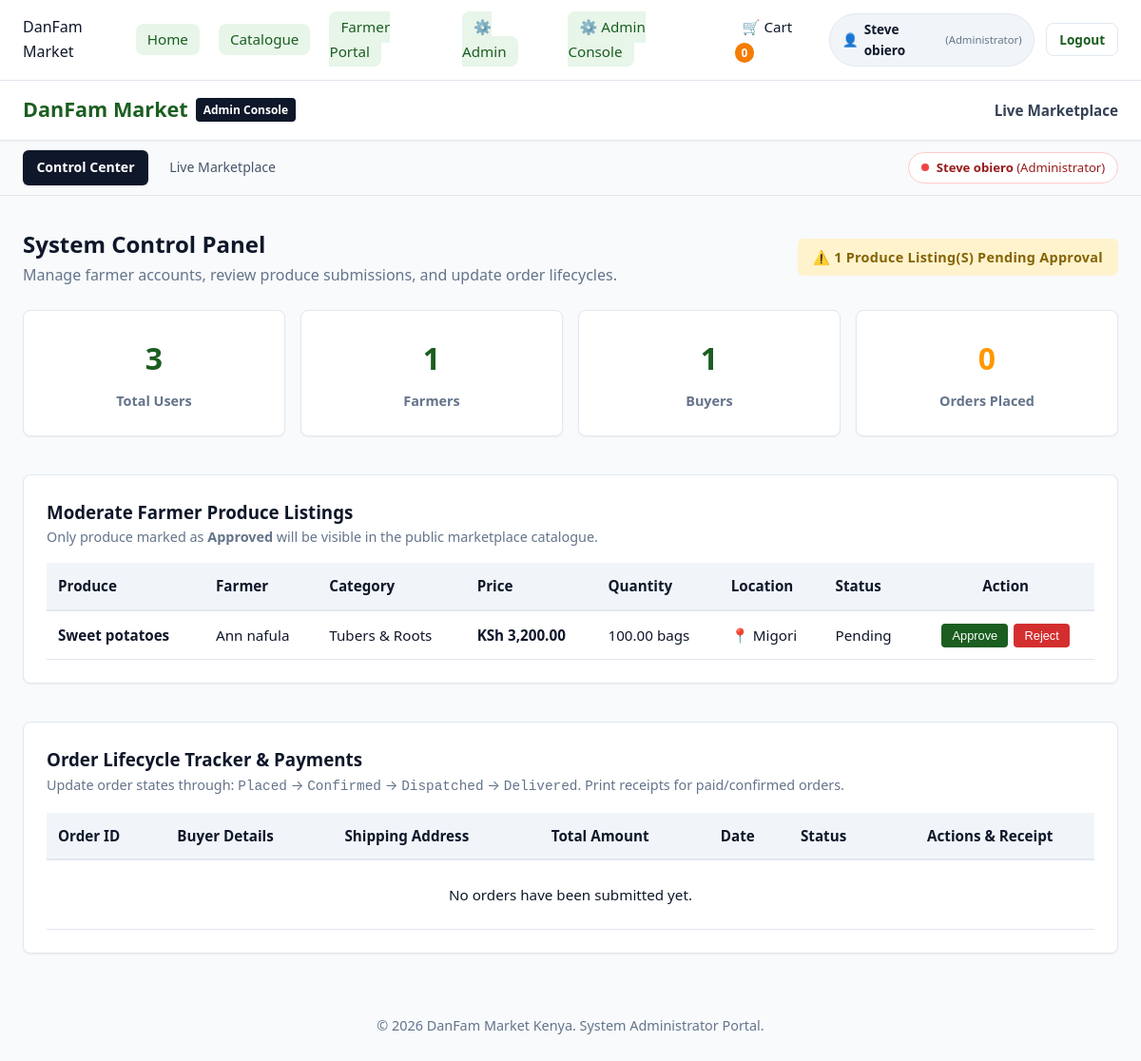
Page /admin_dashboard.php (signed in) on the committed database.
### tables this page shows
CREATE TABLE `produce` (
  `produce_id` int(11) NOT NULL,
  `farmer_id` int(11) NOT NULL,
  `category_id` int(11) NOT NULL,
  `produce_name` varchar(100) NOT NULL,
  `description` text DEFAULT NULL,
  `price_per_unit` decimal(10,2) NOT NULL,
  `unit` varchar(30) NOT NULL,
  `quantity_available` decimal(10,2) NOT NULL DEFAULT 0.00,
  `photo_url` varchar(255) DEFAULT NULL,
  `location` varchar(150) NOT NULL,
  `status` enum('Pending','Approved','Rejected') DEFAULT 'Pending',
  `created_at` timestamp NOT NULL DEFAULT current_timestamp()
);

CREATE TABLE `users` (
  `user_id` int(11) NOT NULL,
  `username` varchar(50) NOT NULL,
  `email` varchar(100) NOT NULL,
  `password_hash` varchar(255) NOT NULL,
  `full_name` varchar(100) NOT NULL,
  `phone` varchar(20) DEFAULT NULL,
  `role` enum('Farmer','Buyer','Administrator') NOT NULL,
  `is_approved` tinyint(1) DEFAULT 0,
  `created_at` timestamp NOT NULL DEFAULT current_timestamp()
);

CREATE TABLE `categories` (
  `category_id` int(11) NOT NULL,
  `category_name` varchar(100) NOT NULL,
  `description` text DEFAULT NULL,
  `created_at` timestamp NOT NULL DEFAULT current_timestamp()
);

### admin_dashboard.php (the view, shortened to what this page needs)
<?php
include 'header.php';
$total_users      = $pdo->query("SELECT COUNT(*) FROM users")->fetchColumn();
$total_farmers    = $pdo->query("SELECT COUNT(*) FROM users WHERE role = 'Farmer'")->fetchColumn();
$total_buyers     = $pdo->query("SELECT COUNT(*) FROM users WHERE role = 'Buyer'")->fetchColumn();
$total_orders     = $pdo->query("SELECT COUNT(*) FROM orders")->fetchColumn();
$pending_listings = $pdo->query("SELECT COUNT(*) FROM produce WHERE status = 'Pending'")->fetchColumn();
$produce_stmt = $pdo->query("
    SELECT p.produce_id AS id, p.produce_name AS name, p.price_per_unit AS price,
           p.quantity_available AS quantity, p.unit, p.location, p.status,
           c.category_name, u.full_name AS farmer_name
    FROM produce p
    JOIN categories c ON p.category_id = c.category_id
    JOIN users u ON p.farmer_id = u.user_id
    ORDER BY p.produce_id DESC
");
$all_produce = $produce_stmt->fetchAll(PDO::FETCH_ASSOC);
$orders_stmt = $pdo->query("
    SELECT o.order_id AS id,
           o.total_amount,
           o.order_status AS status,
           o.shipping_address,
           o.order_date AS created_at,
           COALESCE(u.full_name, CONCAT('Buyer #', o.buyer_id)) AS buyer_name,
           COALESCE(u.email, '') AS buyer_email
    FROM orders o
    LEFT JOIN users u ON o.buyer_id = u.user_id
    ORDER BY o.order_id DESC
");
$all_orders = $orders_stmt->fetchAll(PDO::FETCH_ASSOC);
?>
<!DOCTYPE html>
<html lang="en">
<head>
    <link rel="stylesheet" href="style.css">
</head>
<body>
<header style="background: #ffffff; border-bottom: 1px solid #e2e8f0; position: sticky; top: 0; z-index: 1000; box-shadow: 0 1px 3px rgba(0,0,0,0.05);">
    <div style="max-width: 1200px; margin: 0 auto; padding: 0.85rem 1.5rem; display: flex; justify-content: space-between; align-items: center;">
        <a href="index.php" style="font-size: 1.35rem; font-weight: 800; color: #1b5e20; text-decoration: none; display: flex; align-items: center; gap: 8px;">
             DanFam Market
            <span style="font-size: 0.75rem; background: #0f172a; color: #ffffff; padding: 3px 8px; border-radius: 4px; font-weight: 600;">Admin Console</span>
        </a>
        <nav style="display: flex; align-items: center; gap: 1.25rem;">
            <a href="catalogue.php" style="color: #334155; font-weight: 600; text-decoration: none; font-size: 0.95rem;">Live Marketplace</a>
        </nav>
    </div>
</header>
<section class="sub-header-banner" style="background: #f8fafc; border-bottom: 1px solid #e2e8f0; padding: 0.65rem 0;">
    <div class="sub-header-wrapper" style="max-width: 1200px; margin: 0 auto; padding: 0 1.5rem; display: flex; justify-content: space-between; align-items: center; flex-wrap: wrap; gap: 1rem;">
        <nav style="display: flex; gap: 0.5rem; align-items: center;">
            <a href="admin_dashboard.php" style="padding: 0.45rem 0.9rem; border-radius: 6px; background: #0f172a; color: #ffffff; font-weight: 600; font-size: 0.88rem; text-decoration: none; box-shadow: 0 1px 2px rgba(0,0,0,0.1);">
                Control Center
            </a>
            <a href="catalogue.php" style="padding: 0.45rem 0.9rem; border-radius: 6px; color: #475569; font-weight: 500; font-size: 0.88rem; text-decoration: none;">
                Live Marketplace
            </a>
        </nav>
        <div style="display: flex; align-items: center; gap: 0.85rem;">
            <div style="display: inline-flex; align-items: center; gap: 8px; background: #ffffff; border: 1px solid #fecaca; padding: 0.3rem 0.8rem; border-radius: 50px; font-size: 0.82rem; color: #991b1b;">
                <span style="width: 8px; height: 8px; border-radius: 50%; background: #ef4444;"></span>
                <span><strong><?= htmlspecialchars($_SESSION['user_name'] ?? 'System Admin') ?></strong> (Administrator)</span>
            </div>
        </div>
    </div>
</section>
    <div class="container" style="max-width: 1200px; margin: 2rem auto; padding: 0 1.5rem;">
        <div style="display: flex; justify-content: space-between; align-items: center; flex-wrap: wrap; margin-bottom: 1.5rem;">
            <div>
                <h2>System Control Panel</h2>
                <p style="color: #64748b;">Manage farmer accounts, review produce submissions, and update order lifecycles.</p>
            </div>
            <?php if ($pending_listings > 0): ?>
                <span class="badge badge-pending" style="font-size: 0.9rem; padding: 0.5rem 1rem; background: #fff3cd; color: #856404; border-radius: 6px;">
                    ⚠️ <?= $pending_listings ?> Produce Listing(s) Pending Approval
                </span>
            <?php endif; ?>
        </div>
        <div style="display: grid; grid-template-columns: repeat(auto-fit, minmax(180px, 1fr)); gap: 1rem; margin-bottom: 2.5rem;">
            <div class="card card-body" style="background: white; padding: 1.5rem; border-radius: 8px; border: 1px solid #e2e8f0; text-align: center;">
                <h3 style="color: #1b5e20; font-size: 2rem; margin: 0;"><?= $total_users ?></h3>
                <p style="color: #64748b; font-size: 0.9rem; font-weight: 600; margin-top: 0.5rem;">Total Users</p>
            </div>
            <div class="card card-body" style="background: white; padding: 1.5rem; border-radius: 8px; border: 1px solid #e2e8f0; text-align: center;">
                <h3 style="color: #1b5e20; font-size: 2rem; margin: 0;"><?= $total_farmers ?></h3>
                <p style="color: #64748b; font-size: 0.9rem; font-weight: 600; margin-top: 0.5rem;">Farmers</p>
            </div>
            <div class="card card-body" style="background: white; padding: 1.5rem; border-radius: 8px; border: 1px solid #e2e8f0; text-align: center;">
                <h3 style="color: #1b5e20; font-size: 2rem; margin: 0;"><?= $total_buyers ?></h3>
                <p style="color: #64748b; font-size: 0.9rem; font-weight: 600; margin-top: 0.5rem;">Buyers</p>
            </div>
            <div class="card card-body" style="background: white; padding: 1.5rem; border-radius: 8px; border: 1px solid #e2e8f0; text-align: center;">
                <h3 style="color: #ff9800; font-size: 2rem; margin: 0;"><?= $total_orders ?></h3>
                <p style="color: #64748b; font-size: 0.9rem; font-weight: 600; margin-top: 0.5rem;">Orders Placed</p>
            </div>
        </div>
        <div class="card card-body" style="background: white; padding: 1.5rem; border-radius: 8px; border: 1px solid #e2e8f0; margin-bottom: 2.5rem;">
            <h3>Moderate Farmer Produce Listings</h3>
            <p style="color: #64748b; font-size: 0.9rem; margin-bottom: 1rem;">Only produce marked as <strong>Approved</strong> will be visible in the public marketplace catalogue.</p>
            <div class="table-responsive">
                <table style="width: 100%; border-collapse: collapse;">
                    <thead>
                        <tr style="border-bottom: 2px solid #e2e8f0; text-align: left;">
                            <th style="padding: 0.75rem;">Produce</th>
                            <th style="padding: 0.75rem;">Farmer</th>
                            <th style="padding: 0.75rem;">Category</th>
                            <th style="padding: 0.75rem;">Price</th>
                            <th style="padding: 0.75rem;">Quantity</th>
                            <th style="padding: 0.75rem;">Location</th>
                            <th style="padding: 0.75rem;">Status</th>
                            <th style="padding: 0.75rem; text-align: center;">Action</th>
                        </tr>
                    </thead>
                    <tbody>
                        <?php if (empty($all_produce)): ?>
                            <tr><td colspan="8" style="text-align:center; padding: 1.5rem;">No produce listings recorded yet.</td></tr>
                        <?php else: ?>
                            <?php foreach ($all_produce as $p): ?>
                                <tr style="border-bottom: 1px solid #e2e8f0;">
                                    <td style="padding: 0.75rem;"><strong style="color: #0f172a;"><?= htmlspecialchars($p['name']) ?></strong></td>
                                    <td style="padding: 0.75rem;"><?= htmlspecialchars($p['farmer_name']) ?></td>
                                    <td style="padding: 0.75rem;"><?= htmlspecialchars($p['category_name']) ?></td>
                                    <td style="padding: 0.75rem;"><strong>KSh <?= number_format((float)$p['price'], 2) ?></strong></td>
                                    <td style="padding: 0.75rem;"><?= $p['quantity'] ?> <?= htmlspecialchars($p['unit']) ?></td>
                                    <td style="padding: 0.75rem;">📍 <?= htmlspecialchars($p['location']) ?></td>
                                    <td style="padding: 0.75rem;"><?= htmlspecialchars($p['status']) ?></td>
                                    <td style="padding: 0.75rem; text-align: center;">
                                        <div style="display: inline-flex; gap: 6px;">
                                            <?php if ($p['status'] !== 'Approved'): ?>
                                                <form action="process.php" method="POST" style="display: inline;">
                                                    <button type="submit" style="padding: 0.3rem 0.7rem; font-size: 0.8rem; background: #1b5e20; color: white; border: none; border-radius: 4px; cursor: pointer;">Approve</button>
                                                </form>
                                            <?php endif; ?>
                                            <?php if ($p['status'] !== 'Rejected'): ?>
                                                <form action="process.php" method="POST" style="display: inline;" onsubmit="return confirm('Are you sure you want to reject this produce listing?');">
                                                    <button type="submit" style="padding: 0.3rem 0.7rem; font-size: 0.8rem; background: #d32f2f; color: white; border: none; border-radius: 4px; cursor: pointer;">Reject</button>
                                                </form>
                                            <?php endif; ?>
                                        </div>
                                    </td>
                                </tr>
                            <?php endforeach; ?>
                        <?php endif; ?>
                    </tbody>
                </table>
            </div>
        </div>
        <div class="card card-body" style="background: white; padding: 1.5rem; border-radius: 8px; border: 1px solid #e2e8f0;">
            <h3>Order Lifecycle Tracker & Payments</h3>
            <p style="color: #64748b; font-size: 0.9rem; margin-bottom: 1rem;">Update order states through: <code>Placed</code> &rarr; <code>Confirmed</code> &rarr; <code>Dispatched</code> &rarr; <code>Delivered</code>. Print receipts for paid/confirmed orders.</p>
            <div class="table-responsive">
                <table style="width: 100%; border-collapse: collapse;">
                    <thead>
                        <tr style="border-bottom: 2px solid #e2e8f0; text-align: left;">
                            <th style="padding: 0.75rem;">Order ID</th>
                            <th style="padding: 0.75rem;">Buyer Details</th>
                            <th style="padding: 0.75rem;">Shipping Address</th>
                            <th style="padding: 0.75rem;">Total Amount</th>
                            <th style="padding: 0.75rem;">Date</th>
                            <th style="padding: 0.75rem;">Status</th>
                            <th style="padding: 0.75rem; text-align: center;">Actions & Receipt</th>
                        </tr>
                    </thead>
                    <tbody>
                        <?php if (empty($all_orders)): ?>
                            <tr><td colspan="7" style="text-align:center; padding: 1.5rem;">No orders have been submitted yet.</td></tr>
                        <?php endif; ?>
                    </tbody>
                </table>
            </div>
        </div>
    </div>
    <footer style="text-align: center; padding: 2rem; color: #64748b; font-size: 0.9rem;">
        <p>&copy; 2026 DanFam Market Kenya. System Administrator Portal.</p>
    </footer>
</body>
</html>

### rows in the picture
produce: produce_name "Sweet potatoes", farmer.full_name "Ann nafula", category.category_name "Tubers & Roots", price_per_unit "3,200.00", quantity_available "100.00", unit "bags", location "Migori", status "Pending"

### other values in the picture
$_SESSION['user_name'] "Steve obiero"
$_SESSION['user_role'] "Administrator"
$pending_listings "1"
$total_users "3"
$total_farmers "1"
$total_buyers "1"
$total_orders "0"
